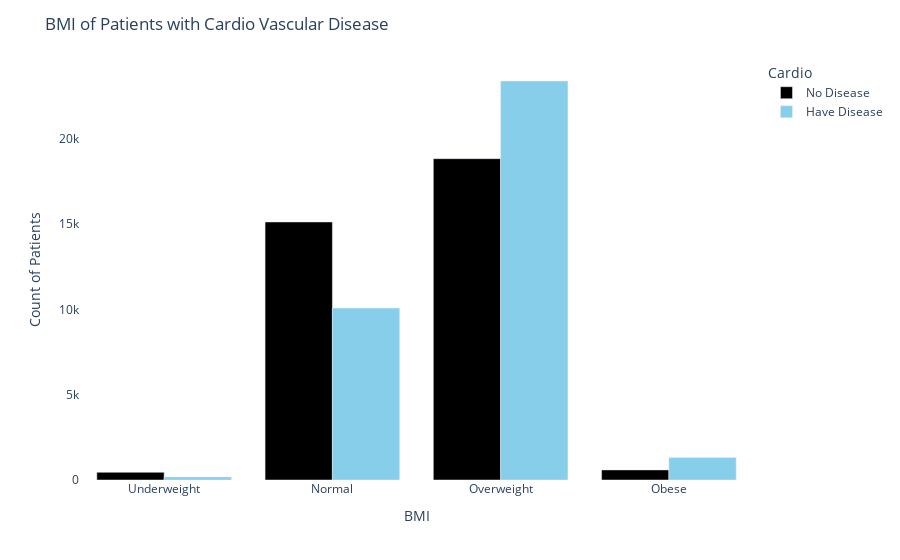

Source (notebook cell):
### Code cell
# Group the DataFrame and count the occurrences
BMI_count = df.groupby(['BMI', 'cardio']).size().unstack(fill_value=0).reset_index()

# Reshape the data for Plotly
counts_melted = pd.melt(BMI_count, id_vars='BMI', value_vars=[0, 1], var_name='Cardio', value_name='Count')

# Replace cardio values with descriptive labels
counts_melted['Cardio'] = counts_melted['Cardio'].map({0: 'No Disease', 1: 'Have Disease'})

# Plot the bar chart using Plotly
fig_BMI = px.bar(counts_melted, x='BMI', y='Count', color='Cardio', barmode='group',
             color_discrete_map={'No Disease': 'black', 'Have Disease': 'skyblue'})

# Update layout
fig_BMI.update_layout(title='BMI of Patients with Cardio Vascular Disease',
                  xaxis_title='BMI',
                  yaxis_title='Count of Patients',
                  bargap=0.2, # Expand bar width
                  plot_bgcolor='white',
                  xaxis=dict(categoryorder='array', categoryarray=['Underweight', 'Normal', 'Overweight', 'Obese']))

### Figure 1 — Plotly figure (JSON) as saved in the notebook; plotly's stock layout.template omitted (floating-point values rounded to 4 significant figures)
{"data": [{"alignmentgroup": "True", "hovertemplate": "Cardio=No Disease<br>BMI=%{x}<br>Count=%{y}<extra></extra>", "legendgroup": "No Disease", "marker": {"color": "black", "pattern": {"shape": ""}}, "name": "No Disease", "offsetgroup": "No Disease", "orientation": "v", "showlegend": true, "textposition": "auto", "type": "bar", "x": ["Normal", "Obese", "Overweight", "Underweight"], "xaxis": "x", "y": [15134, 591, 18847, 449], "yaxis": "y"}, {"alignmentgroup": "True", "hovertemplate": "Cardio=Have Disease<br>BMI=%{x}<br>Count=%{y}<extra></extra>", "legendgroup": "Have Disease", "marker": {"color": "skyblue", "pattern": {"shape": ""}}, "name": "Have Disease", "offsetgroup": "Have Disease", "orientation": "v", "showlegend": true, "textposition": "auto", "type": "bar", "x": ["Normal", "Obese", "Overweight", "Underweight"], "xaxis": "x", "y": [10082, 1314, 23403, 180], "yaxis": "y"}], "layout": {"bargap": 0.2, "barmode": "group", "legend": {"title": {"text": "Cardio"}, "tracegroupgap": 0}, "margin": {"t": 60}, "plot_bgcolor": "white", "title": {"text": "BMI of Patients with Cardio Vascular Disease"}, "xaxis": {"anchor": "y", "categoryarray": ["Underweight", "Normal", "Overweight", "Obese"], "categoryorder": "array", "domain": [0, 1], "title": {"text": "BMI"}}, "yaxis": {"anchor": "x", "domain": [0, 1], "title": {"text": "Count of Patients"}}}}
